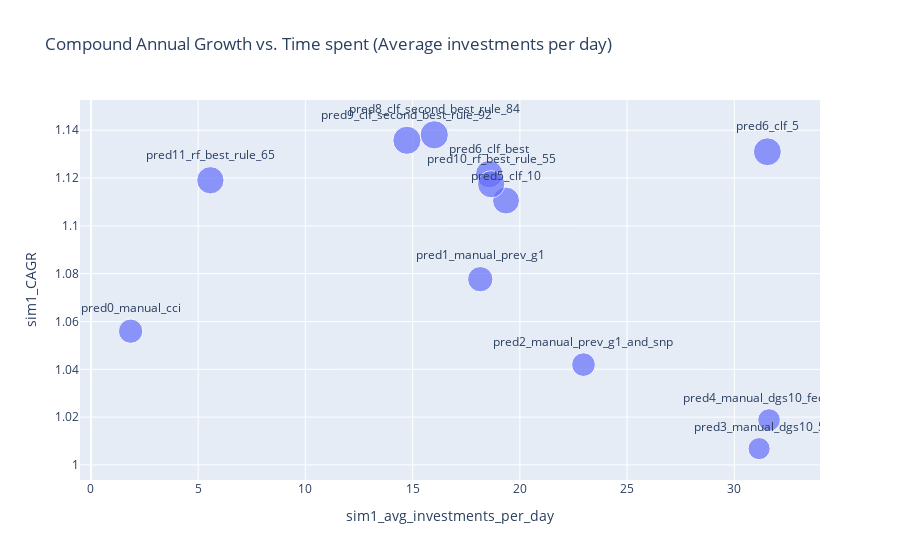

Notebook cell for this chart:
### Code cell
# Create the scatter plot
fig = px.scatter(
    df_sim1_results.dropna(),
    x='sim1_avg_investments_per_day',
    y='sim1_CAGR',
    size='sim1_growth_capital_4y',  # Use the 'size' parameter for sim1_CAGR
    text='prediction',
    title='Compound Annual Growth vs. Time spent (Average investments per day)',
    labels={'sim1_capital': 'Initial Capital Requirement', 'growth_capital_4y': '4-Year Capital Growth'}
)

# Update the layout to improve readability of the annotations
fig.update_traces(textposition='top center')

# Show the plot
fig.show()

### Figure 1 — Plotly figure (JSON) as saved in the notebook; plotly's stock layout.template omitted (floating-point values rounded to 4 significant figures)
{"data": [{"hovertemplate": "sim1_avg_investments_per_day=%{x}<br>sim1_CAGR=%{y}<br>sim1_growth_capital_4y=%{marker.size}<br>prediction=%{text}<extra></extra>", "legendgroup": "", "marker": {"color": "#636efa", "size": [1.243, 1.349, 1.179, 1.028, 1.077, 1.521, 1.636, 1.583, 1.678, 1.664, 1.559, 1.568], "sizemode": "area", "sizeref": 0.004194, "symbol": "circle"}, "mode": "markers+text", "name": "", "orientation": "v", "showlegend": false, "text": ["pred0_manual_cci", "pred1_manual_prev_g1", "pred2_manual_prev_g1_and_snp", "pred3_manual_dgs10_5", "pred4_manual_dgs10_fedfunds", "pred5_clf_10", "pred6_clf_5", "pred6_clf_best", "pred8_clf_second_best_rule_84", "pred9_clf_second_best_rule_92", "pred10_rf_best_rule_55", "pred11_rf_best_rule_65"], "textposition": "top center", "type": "scatter", "x": [1.851, 18.15, 22.97, 31.16, 31.62, 19.36, 31.54, 18.57, 16.01, 14.74, 18.66, 5.57], "xaxis": "x", "y": [1.056, 1.078, 1.042, 1.007, 1.019, 1.111, 1.131, 1.122, 1.138, 1.136, 1.117, 1.119], "yaxis": "y"}], "layout": {"legend": {"itemsizing": "constant", "tracegroupgap": 0}, "title": {"text": "Compound Annual Growth vs. Time spent (Average investments per day)"}, "xaxis": {"anchor": "y", "domain": [0, 1], "title": {"text": "sim1_avg_investments_per_day"}}, "yaxis": {"anchor": "x", "domain": [0, 1], "title": {"text": "sim1_CAGR"}}}}
